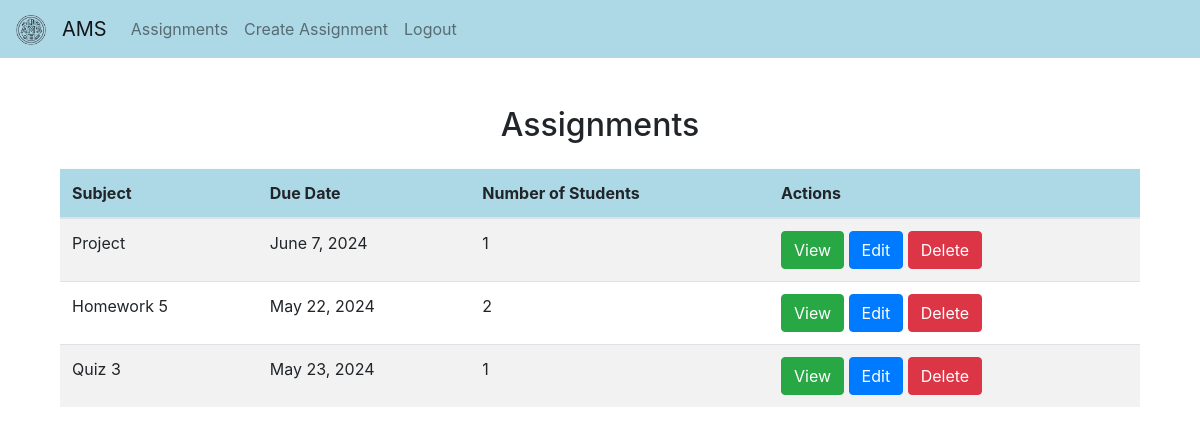
Page /assignments/ (signed in) on the committed database.
### main/models.py (models this page shows, shortened)
class Assignment(models.Model):
    subject = models.CharField(max_length=100)
    due_date = models.DateField()
    description = models.TextField()
    students = models.ManyToManyField(User, related_name='assignments')

### main/views.py (the view)
# urls.py: path('assignments/', assignments_list, name='assignments'),
def assignments_list(request):
    user = get_current_user(request)
    if not user:
        return redirect('login')
    if user.is_superuser:
        assignments = Assignment.objects.all()
    else:
        assignments = user.assignments.all()
    return render(request, 'main/assignments_list.html', {'assignments': assignments, 'user_type': user.user_type})

### main/views.py (called while the page is built)
def get_current_user(request):
    user_id = request.session.get('user_id')
    if user_id:
        return User.objects.get(id=user_id)
    return None

### main/templates/main/assignments_list.html
{% extends 'main/base.html' %}
{% block content %}
<div class="container mt-5">
    <h2 class="text-center">Assignments</h2>
    <table class="table table-striped mt-4">
        <thead class="table-light" style="background-color: lightblue;">
            <tr>
                <th>Subject</th>
                <th>Due Date</th>
                <th>Number of Students</th>
                <th>Actions</th>
            </tr>
        </thead>
        <tbody>
            {% for assignment in assignments %}
                <tr>
                    <td>{{ assignment.subject }}</td>
                    <td>{{ assignment.due_date }}</td>
                    <td>{{ assignment.students.count }}</td>
                    <td>
                        <a href="{% url 'assignment_detail' assignment.pk %}" class="btn btn-success">View</a>
                        {% if user_type == 'teacher' %}
                            <a href="{% url 'assignment_update' assignment.pk %}" class="btn btn-primary">Edit</a>
                            <a href="{% url 'assignment_delete' assignment.pk %}" class="btn btn-danger">Delete</a>
                        {% endif %}
                    </td>
                </tr>
            {% endfor %}
        </tbody>
    </table>
</div>
{% endblock %}

### main/templates/main/base.html (shortened to what this page needs)
{% load static %}
<!DOCTYPE html>
<html lang="en">
<head>
    <link rel="stylesheet" href="https://stackpath.bootstrapcdn.com/bootstrap/4.5.2/css/bootstrap.min.css">
    <link rel="stylesheet" href="{% static 'css/style.css' %}">
</head>
<body>
    <nav class="navbar navbar-expand-lg navbar-light" style="background-color: lightblue">
        <a class="navbar-brand" href="#">
            <img src="{% static 'images/AMS_logo.png' %}" width="30" height="30" alt="" class="rounded-circle">
          </a>
        <a class="navbar-brand" href="#">AMS</a>
        <div class="collapse navbar-collapse" id="navbarNav">
            <ul class="navbar-nav">
                {% if request.session.user_id %}
                    <li class="nav-item">
                        <a class="nav-link" href="{% url 'assignments' %}">Assignments</a>
                    </li>
                    {% if request.session.is_superuser %}
                        <li class="nav-item">
                            <a class="nav-link" href="{% url 'assignment_create' %}">Create Assignment</a>
                        </li>
                    {% endif %}
                    <li class="nav-item">
                        <a class="nav-link" href="{% url 'logout' %}">Logout</a>
                    </li>
                {% endif %}
            </ul>
        </div>
    </nav>
    <div class="container mt-4">
        {% block content %}
        {% endblock %}
    </div>
</body>
</html>

### rows in the picture
Assignment: subject "Project", due_date "June 7, 2024", students.count "1"
Assignment: subject "Homework 5", due_date "May 22, 2024", students.count "2"
Assignment: subject "Quiz 3", due_date "May 23, 2024", students.count "1"
